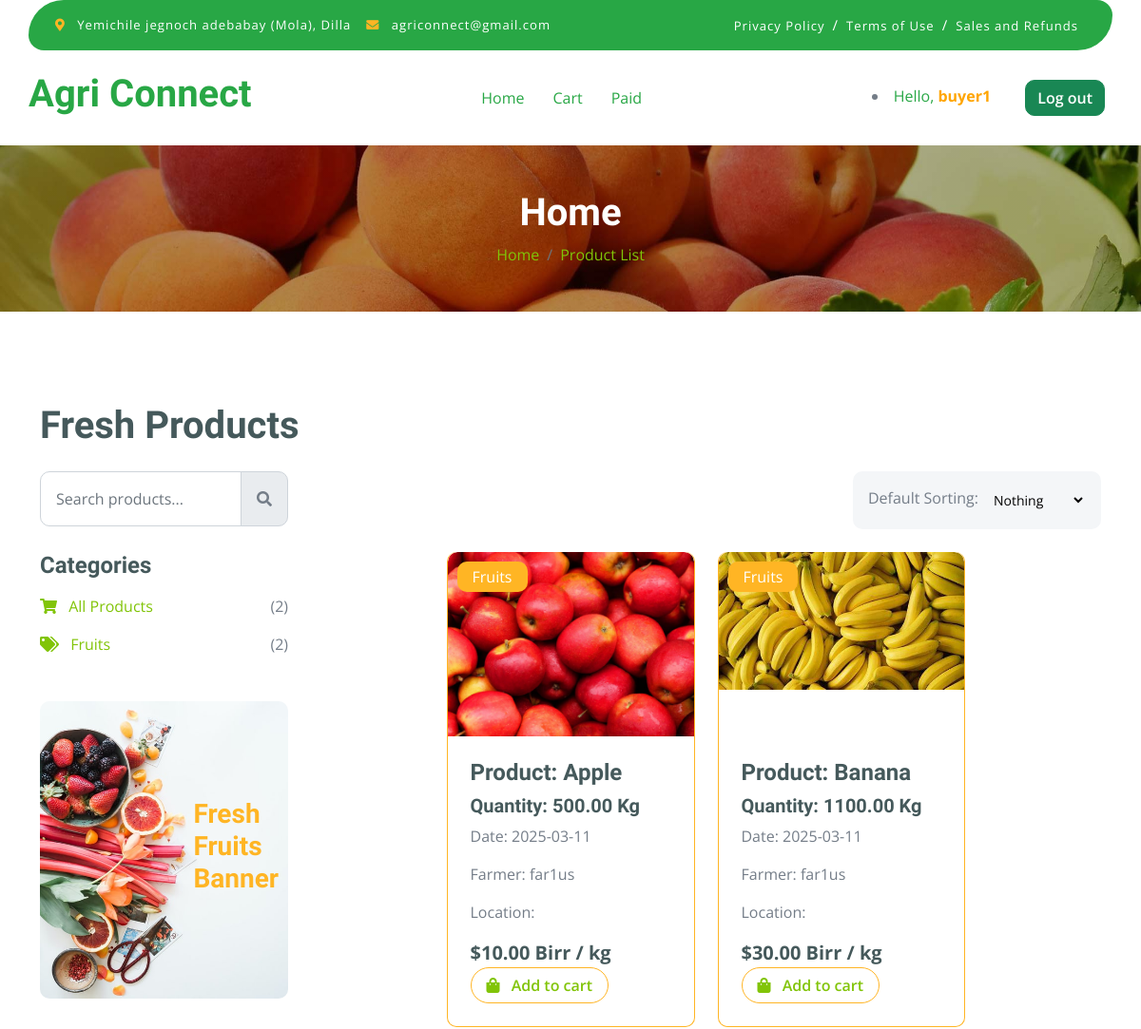
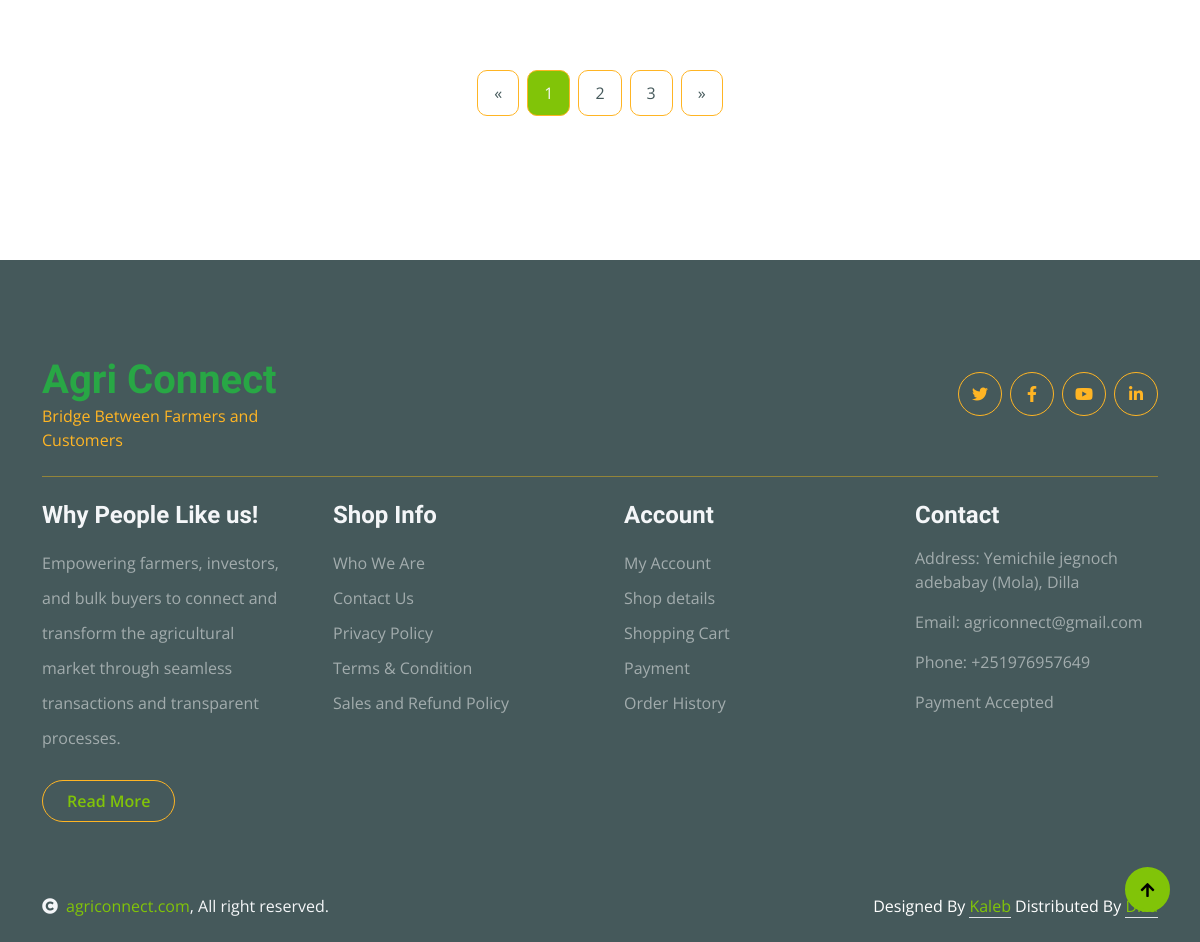
Screenshot of /products/ (signed in) with the database file from the repository (2 pictures, top to bottom).
### app/models.py (models this page shows, shortened)
class CustomUser(AbstractUser):
    STATUS = (
        ('farmer', 'Farmer'),
        ('buyer', 'Buyer'),
    )
    REGIONS = (
        ('Addis Ababa', 'Addis Ababa'),
        ('Afar', 'Afar'),
        ('Amhara', 'Amhara'),
        ('Benishangul-Gumuz', 'Benishangul-Gumuz'),
        ('Dire Dawa', 'Dire Dawa'),
        ('Gambela', 'Gambela'),
        ('Harari', 'Harari'),
        ('Oromia', 'Oromia'),
        ('Sidama', 'Sidama'),
        ('SNNP', 'SNNP'),
        ('Somali', 'Somali'),
        ('Tigray', 'Tigray'),
    )
    email = models.EmailField(unique=True)
    role = models.CharField("Role", max_length=100, choices=STATUS, default='none', blank=True)
    first_name = models.CharField(max_length=100)
    last_name = models.CharField(max_length=100)
    region = models.CharField(max_length=100, choices=REGIONS)
    zone = models.CharField(max_length=100)
    phone = models.CharField(max_length=20)
    is_activated = models.BooleanField(default=False)
    is_agreed = models.BooleanField(default=True)

class Product(models.Model):
    product_id = models.CharField(max_length=15, unique=True, editable=False)  # New field for custom product ID
    product_name = models.CharField(max_length=200)
    product_quantity = models.DecimalField(max_digits=10, decimal_places=2)
    product_price = models.DecimalField(max_digits=10, decimal_places=2)
    product_image = models.ImageField(upload_to='products/', null=True, blank=True)
    product_category =models.CharField(max_length=20)
    created_at = models.DateTimeField(auto_now_add=True)
    farmer = models.ForeignKey(
        settings.AUTH_USER_MODEL,
        related_name='farmer_product',
        on_delete=models.SET_NULL,
        null=True,
        blank=True,
        limit_choices_to={'role': 'farmer'}
    )

### app/views.py (the view, shortened to what this page needs)
# urls.py: path('products/', views.product_list, name='product_list'),
@login_required
def product_list(request):
    user = request.user
    products = Product.objects.none()  # Default empty queryset
    search_query = request.GET.get('q', '').strip()
    selected_category = request.GET.get('category', '').strip()
    sort_by = request.GET.get('sort', '').strip()  # Existing sort option, if any
    if user.role == 'farmer':
        products = Product.objects.filter(farmer=user)
        total_products = products.count()
        categories = (
            Product.objects.filter(farmer=user)
            .values('product_category')
            .annotate(count=Count('id'))
            .order_by('product_category')
        )
    elif user.role == 'buyer':
        products = Product.objects.all()
        total_products = products.count()
        categories = (
            Product.objects.all()
            .values('product_category')
            .annotate(count=Count('id'))
            .order_by('product_category')
        )
    else:
        categories = Product.objects.none()  # Default to empty if no role is found
        total_products = 0
    if selected_category:
        products = products.filter(product_category=selected_category)
        if not sort_by:
            sort_by = 'price'
    if search_query:
        products = products.filter(Q(product_name__icontains=search_query))
    context = {
        'products': products,
        'categories': categories,
        'search_query': search_query,
        'selected_category': selected_category,
        'total_products': total_products,
        'sort_by': sort_by,
    }
    return render(request, 'farmer/products_list.html', context)

### app/templates/farmer/products_list.html (shortened to what this page needs)
{% extends 'include/navbar.html' %}
{% block content %}
{% load static %}
<div class="container-fluid page-header py-5">
    <h1 class="text-center text-white display-6">Home</h1>
    <ol class="breadcrumb justify-content-center mb-0">
        <li class="breadcrumb-item"><a href="{% url 'product_list' %}">Home</a></li>
        <li class="breadcrumb-item"><a href="{% url 'product_list' %}#product_list">Product List</a></li>
    </ol>
</div>
<div class="container-fluid fruite py-5">
    <div class="container py-5">
        <div class="d-flex align-items-center justify-content-between mb-4" id="product_list">
            <h1 class="mb-0">Fresh Products</h1>
            </div>
        <div class="row g-4">
            <div class="col-lg-12">
                <div class="row g-4">
                    <div class="col-xl-3">
                        <div class="input-group w-100 mx-auto d-flex">
                            <form method="GET" action="{% url 'product_list' %}#product_list" class="input-group w-100 mx-auto d-flex">
                                <input type="text" name="q" class="form-control p-3" placeholder="Search products..." value="{{ search_query }}">
                                <button type="submit" class="input-group-text p-3">
                                    <i class="fa fa-search"></i>
                                </button>
                            </form>
                        </div>
                    </div>
                    <div class="col-6"></div>
                    <div class="col-xl-3">
                        <form id="fruitform" method="GET" action="{% url 'product_list' %}">
                            <div class="bg-light ps-3 py-3 rounded d-flex justify-content-between mb-4">
                                <label for="fruits">Default Sorting:</label>
                                {% with sort=request.GET.sort|default:"" %}
                                <select id="fruits" name="sort" class="border-0 form-select-sm bg-light me-3" onchange="this.form.submit()">
                                    <option value="">Nothing</option>
                                </select>
                                {% endwith %}
                            </div>
                        </form>
                    </div>
                </div>
                <div class="row g-4">
                    <div class="col-lg-3">
                        <div class="row g-4">
                            <div class="col-lg-12">
                                <div class="mb-3">
                                    <h4>Categories</h4>
                                    <ul class="list-unstyled fruite-categorie">
                                        <li>
                                            <div class="d-flex justify-content-between fruite-name">
                                                <a href="{% url 'product_list' %}#product_list">
                                                    <i class="fas fa-shopping-cart me-2"></i> All Products
                                                </a>
                                                <span>({{ total_products }})</span>
                                            </div>
                                        </li>
                                        {% for category in categories %}
                                        <li>
                                            <div class="d-flex justify-content-between fruite-name">
                                                <a href="{% url 'product_list' %}?category={{ category.product_category|urlencode }}{% if search_query %}&q={{ search_query|urlencode }}{% endif %}#product_list"
                                                   class="{% if selected_category == category.product_category %}fw-bold text-success{% endif %}">
                                                   <i class="fas fa-tags me-2"></i> {{ category.product_category }}
                                                </a>
                                                <span>({{ category.count }})</span>
                                            </div>
                                        </li>
                                        {% empty %}
                                        <li>No categories available.</li>
                                        {% endfor %}
                                    </ul>
                                </div>
                            </div>
                            <div class="col-lg-12">
                                <div class="position-relative">
                                    <img src="{% static 'img/banner-fruits.jpg'%}" class="img-fluid w-100 rounded" alt="">
                                    <div class="position-absolute" style="top: 50%; right: 10px; transform: translateY(-50%);">
                                        <h3 class="text-secondary fw-bold">Fresh <br> Fruits <br> Banner</h3>
                                    </div>
                                </div>
                            </div>
                        </div>
                    </div>
                    <div class="col-lg-9">
                        <div class="row g-4 justify-content-center">
                            {% for product in products %}
                            <div class="col-md-6 col-lg-6 col-xl-4">
                                <div class="rounded position-relative fruite-item border border-secondary border-top-0 rounded-bottom d-flex flex-column">
                                    <div class="fruite-img">
                                        {% if product.product_image %}
                                        <img src="{{ product.product_image.url }}" class="img-fluid w-100 rounded-top" alt="{{ product.product_name }}">
                                        {% else %}
                                        <img src="{% static 'img/best-product-1.jpg' %}" class="img-fluid w-100 rounded-top" alt="Default Image">
                                        {% endif %}
                                    </div>
                                    <div class="text-white bg-secondary px-3 py-1 rounded position-absolute" style="top: 10px; left: 10px;">
                                        {{ product.product_category }}
                                    </div>
                                    <div class="p-4 mt-auto">
                                        <h4>Product: {{ product.product_name }}</h4>
                                        <h5>Quantity: {{ product.product_quantity }} Kg</h5>
                                        <p>Date: {{ product.created_at|date:"Y-m-d" }}</p>
                                        <p>Farmer: {{ product.farmer.username }}</p>
                                        <p>Location: {{ product.location }}</p>
                                        <div class="d-flex justify-content-between flex-lg-wrap">
                                            <p class="text-dark fs-5 fw-bold mb-0">${{ product.product_price }} Birr / kg</p>
                                        </div>
                                        {% if user.role == 'buyer' %}
                                        <a href="{% url 'product_detail' product.id %}#product_detail" class="btn border border-secondary rounded-pill px-3 text-primary">
                                            <i class="fa fa-shopping-bag me-2 text-primary"></i> Add to cart
                                        </a>
                                        {% elif user.role == 'farmer' %}
                                        <a href="{% url 'product_detail' product.id %}#product_detail" class="btn border border-secondary rounded-pill px-3 text-primary">
                                        See more
                                        </a>
                                        {% endif %}
                                    </div>
                                </div>
                            </div>
                            {% empty %}
                            <p>No products found for this category.</p>
                            {% endfor %}
                        </div>
                    </div>
                    <div class="col-12">
                        <div class="pagination d-flex justify-content-center mt-5">
                            <a href="#" class="rounded">&laquo;</a>
                            <a href="#" class="active rounded">1</a>
                            <a href="#" class="rounded">2</a>
                            <a href="#" class="rounded">3</a>
                            <a href="#" class="rounded">&raquo;</a>
                        </div>
                    </div>
                </div>
                        </div>
                    </div>
                </div>
</div>
{% include 'include/footer.html' %}
{% include 'include/copyright.html' %}
<a href="#" class="btn btn-primary border-3 border-primary rounded-circle back-to-top"><i class="fa fa-arrow-up"></i></a>
{% endblock %}

### app/templates/include/navbar.html (shortened to what this page needs)
{% load static %}
<head>
    <link rel="stylesheet" href="https://use.fontawesome.com/releases/v5.15.4/css/all.css"/>
    <link href="https://cdn.jsdelivr.net/npm/bootstrap-icons@1.4.1/font/bootstrap-icons.css" rel="stylesheet">
    <link href="{% static 'lib/lightbox/css/lightbox.min.css'%}" rel="stylesheet">
    <link href="{% static 'lib/owlcarousel/assets/owl.carousel.min.css'%}" rel="stylesheet">
    <link href="{% static 'css/bootstrap.min.css'%}" rel="stylesheet">
    <link href="{% static 'css/style.css'%}" rel="stylesheet">
</head>
</body>
<div class="container-fluid fixed-top">
    <div class="container topbar green d-none d-lg-block">
        <div class="d-flex justify-content-between">
            <div class="top-info ps-2">
                <small class="me-3"><i class="fas fa-map-marker-alt me-2 text-secondary"></i>
                    <a href="#" class="text-white text-decoration-none">Yemichile jegnoch adebabay (Mola), Dilla</a>
                </small>
                <small class="me-3"><i class="fas fa-envelope me-2 text-secondary"></i>
                    <a href="#" class="text-white text-decoration-none">agriconnect@gmail.com</a>
                </small>
            </div>
            <div class="top-link pe-2">
                <a href="{% url 'policy' %}" class="text-white text-decoration-none"><small class="text-white mx-2">Privacy Policy</small>/</a>
                <a href="{% url 'policy' %}" class="text-white text-decoration-none"><small class="text-white mx-2">Terms of Use</small>/</a>
                <a href="{% url 'policy' %}" class="text-white text-decoration-none"><small class="text-white mx-2">Sales and Refunds</small></a>
            </div>
        </div>
    </div>
    <div class="container px-0">
        <nav class="navbar navbar-light bg-white navbar-expand-xl">
            <a href="{% url 'product_list' %}" class="navbar-brand">
                <h1 class="text-green display-6">Agri Connect</h1>
            </a>
            <div class="collapse navbar-collapse bg-white" id="navbarCollapse">
                <div class="navbar-nav mx-auto">
                    <a href="{% url 'product_list' %}" class="nav-item nav-link text-green active">Home</a>
                    {% if user.role == 'buyer' %}
                    <a href="{% url 'cart' %}" class="nav-item nav-link text-green">Cart</a>
                    <a href="{% url 'paid' %}" class="nav-item nav-link text-green">Paid</a>
                    {% endif %}
                </div>
                <div class="d-flex m-3 me-0">
                    <div class="my-auto">
                        {% if user.is_authenticated %}
                        <li class="nav-item">
                            <span class="me-3 text-green">Hello,<span class="me-3" style="color: orange; font-weight: bold;"> {{ user.first_name }}</span></span>
                            <a href="{% url 'logout' %}" class="btn btn-success me-2">Log out</a>
                        </li>
                        {% else %}
                        <a href="{% url 'register' %}" class="btn btn-success me-2">Sign Up</a>
                        <a href="{% url 'login' %}" class="btn btn-outline-success">Log In</a>
                        {% endif %}
                    </div>
                </div>
            </div>
        </nav>
    </div>
</div>
{% block content %}
{% endblock %}

### rows the page displays
CustomUser: first_name "buyer1"
Product: product_image (picture), product_category "Fruits", product_name "Apple", product_quantity "500.00", created_at "2025-03-11", farmer.username "far1us", product_price "10.00"
Product: product_image (picture), product_category "Fruits", product_name "Banana", product_quantity "1100.00", created_at "2025-03-11", farmer.username "far1us", product_price "30.00"

### other values shown
{{ total_products }} "2"
{{ category.product_category }} "Fruits"
{{ category.count }} "2"
